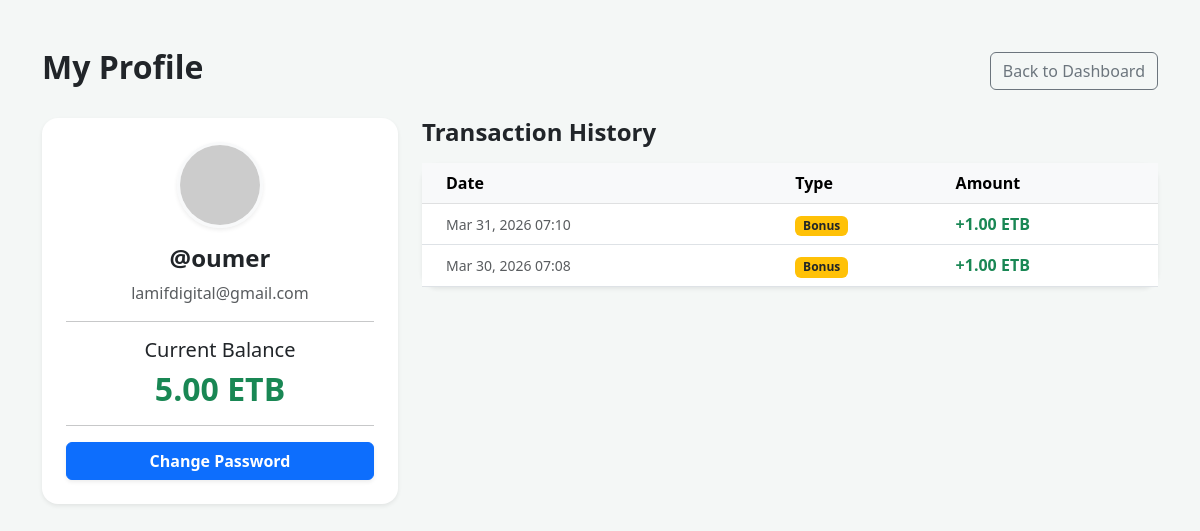
The page /tasks/profile/ (signed in) on the database its author committed.
### tasks/models.py (models this page shows, shortened)
class Profile(models.Model):
    user = models.OneToOneField(User, on_delete=models.CASCADE)
    balance = models.DecimalField(max_digits=10, decimal_places=2, default=0.00)
    last_bonus_date = models.DateTimeField(null=True, blank=True)
    referred_by = models.ForeignKey(User, on_delete=models.SET_NULL, null=True, blank=True, related_name='referrals')

class Transaction(models.Model):
    TRANSACTION_TYPES = (
        ('Bonus', 'Bonus'),
        ('Task', 'Task'),
        ('Referral', 'Referral'),
        ('Withdrawal', 'Withdrawal'),
    )
    user = models.ForeignKey(User, on_delete=models.CASCADE, related_name='transactions')
    amount = models.DecimalField(max_digits=10, decimal_places=2)
    transaction_type = models.CharField(max_length=20, choices=TRANSACTION_TYPES)
    timestamp = models.DateTimeField(auto_now_add=True)

### tasks/views.py (the view)
# urls.py: path('profile/', views.profile, name='profile'),
@login_required
def profile(request):
    transactions = Transaction.objects.filter(user=request.user).order_by('-timestamp')
    return render(request, 'tasks/profile.html', {'transactions': transactions})

### tasks/templates/tasks/profile.html (shortened to what this page needs)
<!DOCTYPE html>
<html lang="en">
<head>
    <link href="https://cdn.jsdelivr.net/npm/bootstrap@5.3.0/dist/css/bootstrap.min.css" rel="stylesheet">
</head>
<body>
<div class="container py-5">
    <div class="d-flex justify-content-between align-items-center mb-4">
        <h2 class="fw-bold text-dark">My Profile</h2>
        <a href="{% url 'tasks:task_list' %}" class="btn btn-outline-secondary">Back to Dashboard</a>
    </div>
    <div class="row">
        <div class="col-md-4 mb-4">
            <div class="card shadow-sm border-0 rounded-4">
                <div class="card-body text-center p-4">
                    <img src="https://ui-avatars.com/api/?name={{ request.user.username }}&background=0D8ABC&color=fff&size=128" class="rounded-circle mb-3 border border-3 border-light shadow-sm" alt="Avatar">
                    <h4 class="fw-bold">@{{ request.user.username }}</h4>
                    <p class="text-muted">{{ request.user.email|default:"No email provided" }}</p>
                    <hr>
                    <h5>Current Balance</h5>
                    <h2 class="text-success fw-bold">{{ request.user.profile.balance }} ETB</h2>
                    <hr>
                    <a href="{% url 'tasks:password_change' %}" class="btn btn-primary w-100 fw-bold shadow-sm">Change Password</a>
                </div>
            </div>
        </div>
        <div class="col-md-8">
            <h4 class="fw-bold mb-3">Transaction History</h4>
            <div class="card shadow-sm border-0 rounded-4">
                <div class="card-body p-0">
                    <div class="table-responsive">
                        <table class="table table-hover align-middle mb-0">
                            <thead class="table-light">
                                <tr>
                                    <th class="ps-4">Date</th>
                                    <th>Type</th>
                                    <th>Amount</th>
                                </tr>
                            </thead>
                            <tbody>
                                {% for tx in transactions %}
                                <tr>
                                    <td class="ps-4 text-muted small">{{ tx.timestamp|date:"M d, Y H:i" }}</td>
                                    <td>
                                        {% if tx.transaction_type == 'Bonus' %}
                                            <span class="badge bg-warning text-dark"> Bonus</span>
                                        {% elif tx.transaction_type == 'Task' %}
                                            <span class="badge bg-success"><i class="bi bi-check-circle-fill"></i> Task Reward</span>
                                        {% elif tx.transaction_type == 'Referral' %}
                                            <span class="badge bg-info text-dark"><i class="bi bi-people-fill"></i> Referral</span>
                                        {% elif tx.transaction_type == 'Withdrawal' %}
                                            <span class="badge bg-danger"><i class="bi bi-wallet2"></i> Withdrawal</span>
                                        {% else %}
                                            <span class="badge bg-secondary">{{ tx.transaction_type }}</span>
                                        {% endif %}
                                    </td>
                                    <td>
                                        {% if tx.amount < 0 %}
                                            <span class="text-danger fw-bold">{{ tx.amount }} ETB</span>
                                        {% else %}
                                            <span class="text-success fw-bold">+{{ tx.amount }} ETB</span>
                                        {% endif %}
                                    </td>
                                </tr>
                                {% empty %}
                                <tr>
                                    <td colspan="3" class="text-center py-5 text-muted">
                                        You have no transactions yet. Start completing tasks to earn money!
                                    </td>
                                </tr>
                                {% endfor %}
                            </tbody>
                        </table>
                    </div>
                </div>
            </div>
        </div>
    </div>
</div>
</body>
</html>

### tasks/templates/tasks/profile.html (style rules this page uses)
body { background-color: #f4f7f6; font-family: 'Segoe UI', Tahoma, Geneva, Verdana, sans-serif; }

### rows shown on the page
Transaction: timestamp "Mar 31, 2026 07:10", transaction_type "Bonus", amount "1.00"
Transaction: timestamp "Mar 30, 2026 07:08", transaction_type "Bonus", amount "1.00"

### other values the page prints
{{ request.user.username }} "oumer"
{{ request.user.email|default:"No email provided" }} "lamifdigital@gmail.com"
{{ request.user.profile.balance }} "5.00"
